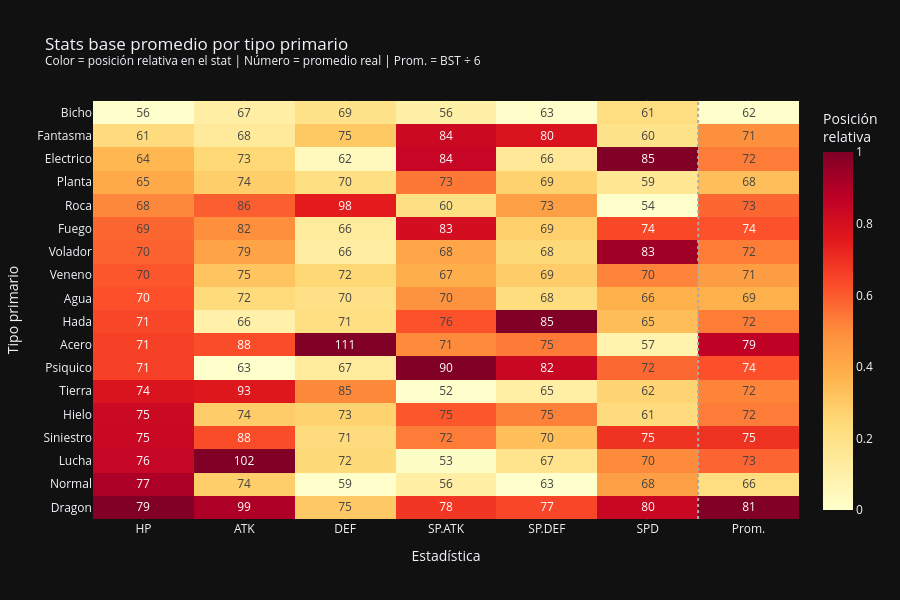

The cell this chart's notebook holds for it:
### Markdown cell above
## 4. Estadísticas Base (BST)

**BST** (*Base Stat Total*) = suma de los 6 stats base de un Pokémon:
HP, Ataque, Defensa, Ataque Especial, Defensa Especial y Velocidad.
Un BST alto no implica un Pokémon bueno en todo — puede concentrarse en un solo stat.

- **Heatmap**: promedio de cada stat por tipo primario + columna `Prom.` (BST ÷ 6).
  El color indica la posición relativa del tipo en ese stat (amarillo = mínimo, rojo = máximo).
  El número en cada celda es el promedio real. Pasa el cursor para ver el valor exacto.
- **Boxplot**: distribución completa del BST por generación — mediana, cuartiles y outliers.
- **Tendencia**: evolución del BST medio generación a generación.

### Code cell
by_type = df[df['type1'].isin(MAIN)].groupby('type1')[STAT_COLS].mean()
by_type['Prom.'] = by_type[STAT_COLS].mean(axis=1)   # BST ÷ 6 por tipo

all_stat_cols   = STAT_COLS + ['Prom.']
all_stat_labels = STAT_LABELS + ['Prom.']

normed = (by_type[all_stat_cols] - by_type[all_stat_cols].min()) \
       / (by_type[all_stat_cols].max() - by_type[all_stat_cols].min())
normed = normed.sort_values('hp', ascending=False)
raw    = by_type.loc[normed.index][all_stat_cols].round(1)

fig = go.Figure(data=go.Heatmap(
    z=normed.values,
    x=all_stat_labels,
    y=[TYPE_ES.get(t, t) for t in normed.index],
    colorscale='YlOrRd',
    zmin=0, zmax=1,
    text=raw.values.astype(int),
    texttemplate='%{text}',
    hovertemplate='Tipo: %{y}<br>Stat: %{x}<br>Promedio: %{text}<extra></extra>',
    colorbar=dict(title='Posición<br>relativa'),
))
# Línea divisoria entre stats individuales y columna Prom.
fig.add_shape(
    type='line', x0=5.5, x1=5.5,
    y0=-0.5, y1=len(normed) - 0.5,
    xref='x', yref='y',
    line=dict(color='#aaa', width=2, dash='dot'),
)
fig.update_layout(
    title='Stats base promedio por tipo primario<br>'
          '<sup>Color = posición relativa en el stat | Número = promedio real | '
          'Prom. = BST ÷ 6</sup>',
    template='plotly_dark',
    height=600,
    xaxis_title='Estadística',
    yaxis_title='Tipo primario',
)
fig.show()

### Figure 1 — Plotly figure (JSON) as saved in the notebook; plotly's stock layout.template omitted (floating-point values rounded to 4 significant figures)
{"data": [{"colorbar": {"title": {"text": "Posición<br>relativa"}}, "colorscale": [[0.0, "rgb(255,255,204)"], [0.125, "rgb(255,237,160)"], [0.25, "rgb(254,217,118)"], [0.375, "rgb(254,178,76)"], [0.5, "rgb(253,141,60)"], [0.625, "rgb(252,78,42)"], [0.75, "rgb(227,26,28)"], [0.875, "rgb(189,0,38)"], [1.0, "rgb(128,0,38)"]], "hovertemplate": "Tipo: %{y}<br>Stat: %{x}<br>Promedio: %{text}<extra></extra>", "text": [[79, 99, 75, 78, 77, 80, 81], [77, 74, 59, 56, 63, 68, 66], [76, 102, 72, 53, 67, 70, 73], [75, 88, 71, 72, 70, 75, 75], [75, 74, 73, 75, 75, 61, 72], [74, 93, 85, 52, 65, 62, 72], [71, 63, 67, 90, 82, 72, 74], [71, 88, 111, 71, 75, 57, 79], [71, 66, 71, 76, 85, 65, 72], [70, 72, 70, 70, 68, 66, 69], [70, 75, 72, 67, 69, 70, 71], [70, 79, 66, 68, 68, 83, 72], [69, 82, 66, 83, 69, 74, 74], [68, 86, 98, 60, 73, 54, 73], [65, 74, 70, 73, 69, 59, 68], [64, 73, 62, 84, 66, 85, 72], [61, 68, 75, 84, 80, 60, 71], [56, 67, 69, 56, 63, 61, 62]], "texttemplate": "%{text}", "type": "heatmap", "x": ["HP", "ATK", "DEF", "SP.ATK", "SP.DEF", "SPD", "Prom."], "y": ["Dragon", "Normal", "Lucha", "Siniestro", "Hielo", "Tierra", "Psiquico", "Acero", "Hada", "Agua", "Veneno", "Volador", "Fuego", "Roca", "Planta", "Electrico", "Fantasma", "Bicho"], "z": [[1.0, 0.9061, 0.2998, 0.6799, 0.6425, 0.8397, 1.0], [0.9104, 0.2867, 0.0, 0.1149, 0.0, 0.4386, 0.2181], [0.8476, 1.0, 0.2439, 0.01638, 0.1818, 0.504, 0.5792], [0.8357, 0.6297, 0.2297, 0.5343, 0.3356, 0.6896, 0.6933], [0.8318, 0.2876, 0.2723, 0.6096, 0.5245, 0.2292, 0.5345], [0.7784, 0.7657, 0.5084, 0.0, 0.11, 0.2617, 0.5188], [0.6619, 0.0, 0.1398, 1.0, 0.8383, 0.5733, 0.6239], [0.6568, 0.6297, 1.0, 0.504, 0.5378, 0.08493, 0.8695], [0.6444, 0.09641, 0.2169, 0.6174, 1.0, 0.3405, 0.5318], [0.6221, 0.2353, 0.2036, 0.4789, 0.2267, 0.382, 0.3828], [0.6094, 0.3161, 0.2533, 0.3863, 0.2896, 0.5174, 0.4475], [0.5847, 0.4254, 0.1199, 0.4166, 0.2482, 0.932, 0.5321], [0.5774, 0.4939, 0.1362, 0.8053, 0.2821, 0.6398, 0.6194], [0.5115, 0.5911, 0.7466, 0.2088, 0.4401, 0.0, 0.5758], [0.4014, 0.2859, 0.2155, 0.5429, 0.2713, 0.1612, 0.3331], [0.3587, 0.251, 0.04384, 0.8461, 0.1502, 1.0, 0.5338], [0.2297, 0.1411, 0.3051, 0.8274, 0.7806, 0.1875, 0.4894], [0.0, 0.1147, 0.1898, 0.1018, 0.006727, 0.2178, 0.0]], "zmax": 1, "zmin": 0}], "layout": {"height": 600, "shapes": [{"line": {"color": "#aaa", "dash": "dot", "width": 2}, "type": "line", "x0": 5.5, "x1": 5.5, "xref": "x", "y0": -0.5, "y1": 17.5, "yref": "y"}], "title": {"text": "Stats base promedio por tipo primario<br><sup>Color = posición relativa en el stat | Número = promedio real | Prom. = BST ÷ 6</sup>"}, "xaxis": {"title": {"text": "Estadística"}}, "yaxis": {"title": {"text": "Tipo primario"}}}}
